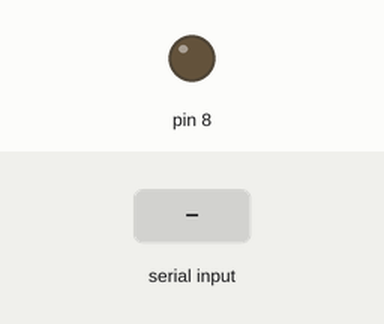
Simulated run of this sketch. Board: Arduino Uno, built with avr-gcc and run on an emulated ATmega328P. Shown: output pins drawn as LEDs (lit = HIGH). Inputs (shaded band) come from the test bench. What the sketch prints to the serial monitor is not drawn.

Above: at 1.2 s.
1.3 s: "1" received over Serial
Timing chart, 0 to 4.3 s (numbered marks = the images above; inputs shaded):
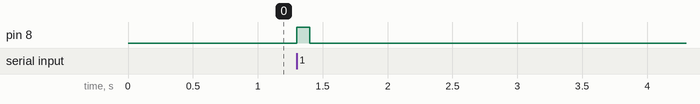

The sketch:

MP3PlayerHack3.ino
```cpp
int val = 0;
void setup(){
  Serial.begin(9600);
  pinMode(8, OUTPUT);
}
void loop(){
  if(Serial.available() > 0){
    val = Serial.read();
    Serial.println(val);
    if(val == 49){
      Pin8();
    }
  }
}
void Pin8(){
  digitalWrite(8, HIGH);
  delay(100);
  digitalWrite(8, LOW);
  delay(100);
  Serial.println("TEST");
}
```

Measured:
- after the input at 1.3 s, pin 8: LOW → HIGH at once, → LOW 0.10 s later
